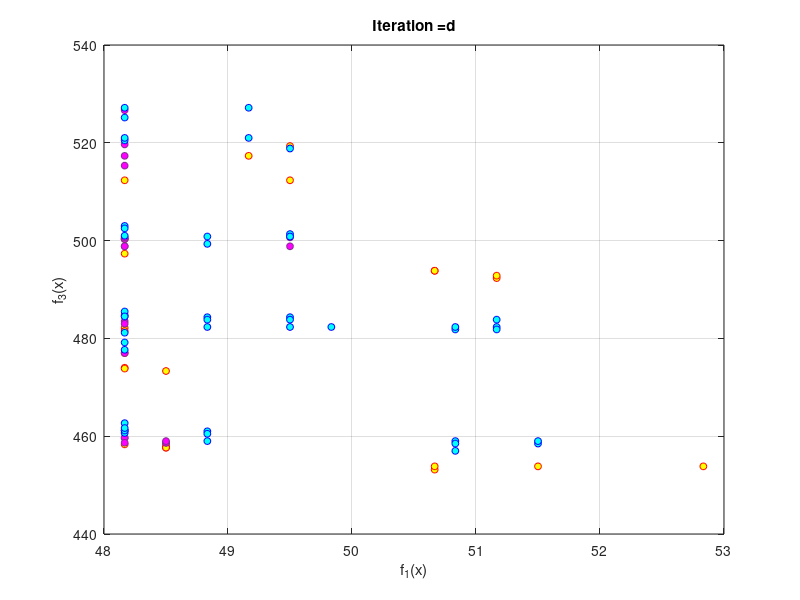

MATLAB code for this plot:
function PlotCosts2()

        Input.nsga2=load('nsga2.mat');
        Input.hybrid=load('hybrid.mat');
        Input.moead=load('moead.mat');
        Input.pesa2=load('pesa2.mat');
        Input.spea2=load('spea2.mat');

        empty_individual.bandb=[];
        empty_individual.moead=[];
        empty_individual.nsga2=[];
        empty_individual.pesa2=[];
        empty_individual.spea2=[];
        empty_individual.hybrid=[];
        
        pop=repmat(empty_individual,80,1);
        
        temp1=[Input.nsga2.Output.Paretolist2];
        for i=1:numel(temp1)
            pop(i).nsga2=temp1{i};
        end
        q=[pop.nsga2];
        x=q(1,:);
%         y=q(2,:);
        z=q(3,:);
        %plot3(x,y,z,'or','Markersize',15, 'marker' , '*' ,'markerfacecolor','green' , 'markeredgecolor','green');
        plot(x,z,'or','Markersize',5, 'marker' , 'o' , 'markeredgecolor','red' , 'markerfacecolor','yellow');
%       plot3(EPC(1,:),EPC(2,:),EPC(3,:),'or','Markersize',5,'markerfacecolor','y');
        title(['Iteration =' 100]);
        xlabel('f_1(x)');
        ylabel('f_3(x)');
%         ylabel('f_2(x)'); 
        grid on
        hold on

%         temp2=[Input.hybrid.Output.Paretolist2];
%         for i=1:numel(temp2)
%             pop(i).hybrid=temp2{i};
%         end
%         qq=[pop.hybrid];
%         x=qq(1,:);
%         y=qq(2,:);
%         z=qq(3,:);
%         %plot3(x,y,z,'or','Markersize',6,'markerfacecolor','blue');
%         %plot3(x,y,z,'or','Markersize',12, 'marker' , 'o' ,'markerfacecolor','green' , 'markeredgecolor','red');
%         plot3(x,y,z,'or','Markersize',15, 'marker' , 'o' , 'markeredgecolor','cyan');
%         title(['Iteration =' 100]);
%         xlabel('f_1(x)');
%         ylabel('f_2(x)'); 
%         zlabel('f_3(x)');
%         grid on
%         hold on

%         temp3=[Input.moead.Output.Paretolist2];
%         for i=1:numel(temp3)
%             pop(i).moead=temp3{i};
%         end
%         qqq=[pop.moead];
%         x=qqq(1,:);
%         y=qqq(2,:);
%         z=qqq(3,:);
%         %plot3(x,y,z,'or','Markersize',15, 'marker' , '^' ,'markerfacecolor','green' , 'markeredgecolor','blue');
%         plot3(x,y,z,'or','Markersize',15, 'marker' , '^' , 'markeredgecolor','blue');
%         title(['Iteration =' 100]);
%         xlabel('f_1(x)');
%         ylabel('f_2(x)'); 
%         zlabel('f_3(x)');
%         grid on
%         hold on
        
        temp4=[Input.pesa2.Output.Paretolist2];
        for i=1:numel(temp4)
            pop(i).pesa2=temp4{i};
        end
        qqq1=[pop.pesa2];
        x=qqq1(1,:);
%         y=qqq1(2,:);
        z=qqq1(3,:);
        %plot3(x,y,z,'or','Markersize',15, 'marker' , '^' ,'markerfacecolor','green' , 'markeredgecolor','blue');
        plot(x,z,'or','Markersize',5, 'marker' , 'o' , 'markeredgecolor','#7E2F8E' , 'markerfacecolor','magenta');
%       plot3(EPC(1,:),EPC(2,:),EPC(3,:),'or','Markersize',5,'markerfacecolor','y');
        title(['Iteration =' 100]);
        xlabel('f_1(x)');
        ylabel('f_3(x)');
%         ylabel('f_2(x)'); 
        grid on
        hold on


        temp5=[Input.spea2.Output.Paretolist2];
        for i=1:numel(temp5)
            pop(i).spea2=temp5{i};
        end
        qqq2=[pop.spea2];
        x=qqq2(1,:);
%         y=qqq2(2,:);
        z=qqq2(3,:);
        %plot3(x,y,z,'or','Markersize',15, 'marker' , '^' ,'markerfacecolor','green' , 'markeredgecolor','blue');
        plot(x,z,'or','Markersize',5, 'marker' , 'o' , 'markeredgecolor','blue' , 'markerfacecolor','cyan');
%       plot3(EPC(1,:),EPC(2,:),EPC(3,:),'or','Markersize',5,'markerfacecolor','y');
        title(['Iteration =' 100]);
        xlabel('f_1(x)');
        ylabel('f_3(x)');
%         ylabel('f_2(x)'); 
        grid on
        hold off


        
end